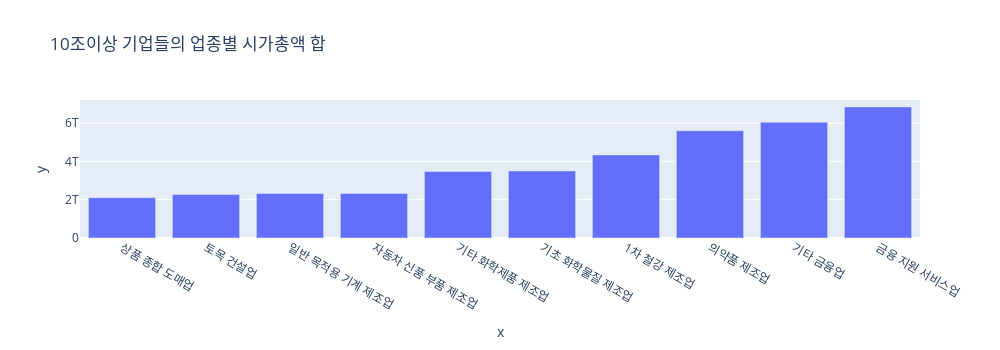
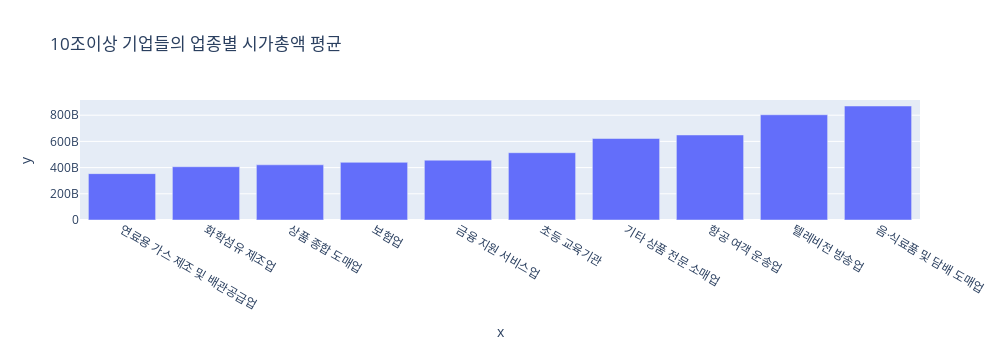

Notebook code for these charts, in order:
### Code cell
#KOSPI or KOSDAQ시가총액 합과 평균
companies = companies.loc[companies['시가총액'] < 10**12] #상위 시가총액을 가진 기업 필터링
groupby_sum = companies.groupby('업종명')['시가총액'].agg(시가총액='sum', MyCount='count').sort_values(by=['시가총액'])
groupby_mean = companies.groupby('업종명').mean().sort_values(by=['시가총액'])

groupby_sum = groupby_sum[-10:]
groupby_mean = groupby_mean[-10:]

draw_bar(groupby_sum.index.to_list(), groupby_sum['시가총액'].to_list(), title='10조이상 기업들의 업종별 시가총액 합')
draw_bar(groupby_mean.index.to_list(), groupby_mean['시가총액'].to_list(), title='10조이상 기업들의 업종별 시가총액 평균')

### Figure 1 — Plotly figure (JSON) as saved in the notebook; plotly's stock layout.template omitted (floating-point values rounded to 4 significant figures)
{"data": [{"alignmentgroup": "True", "hovertemplate": "x=%{x}<br>y=%{y}<extra></extra>", "legendgroup": "", "marker": {"color": "#636efa", "pattern": {"shape": ""}}, "name": "", "offsetgroup": "", "orientation": "v", "showlegend": false, "textposition": "auto", "type": "bar", "x": ["상품 종합 도매업", "토목 건설업", "일반 목적용 기계 제조업", "자동차 신품 부품 제조업", "기타 화학제품 제조업", "기초 화학물질 제조업", "1차 철강 제조업", "의약품 제조업", "기타 금융업", "금융 지원 서비스업"], "xaxis": "x", "y": [2106504617000, 2273693933960, 2330649155720, 2331255797945, 3478561281165, 3504041306190, 4341273757675, 5605578231380, 6046244978930, 6850659744390], "yaxis": "y"}], "layout": {"barmode": "relative", "height": 350, "legend": {"tracegroupgap": 0}, "title": {"text": "10조이상 기업들의 업종별 시가총액 합"}, "width": 1000, "xaxis": {"anchor": "y", "domain": [0, 1], "title": {"text": "x"}}, "yaxis": {"anchor": "x", "domain": [0, 1], "title": {"text": "y"}}}}

### Figure 2 — Plotly figure (JSON) as saved in the notebook; plotly's stock layout.template omitted (floating-point values rounded to 4 significant figures)
{"data": [{"alignmentgroup": "True", "hovertemplate": "x=%{x}<br>y=%{y}<extra></extra>", "legendgroup": "", "marker": {"color": "#636efa", "pattern": {"shape": ""}}, "name": "", "offsetgroup": "", "orientation": "v", "showlegend": false, "textposition": "auto", "type": "bar", "x": ["연료용 가스 제조 및 배관공급업", "화학섬유 제조업", "상품 종합 도매업", "보험업", "금융 지원 서비스업", "초등 교육기관", "기타 상품 전문 소매업", "항공 여객 운송업", "텔레비전 방송업", "음·식료품 및 담배 도매업"], "xaxis": "x", "y": [353887437625, 406675000000, 421300923400, 440088950700, 456710649626, 513629896000, 622082717850, 649007602815, 803113608000, 870160000000], "yaxis": "y"}], "layout": {"barmode": "relative", "height": 350, "legend": {"tracegroupgap": 0}, "title": {"text": "10조이상 기업들의 업종별 시가총액 평균"}, "width": 1000, "xaxis": {"anchor": "y", "domain": [0, 1], "title": {"text": "x"}}, "yaxis": {"anchor": "x", "domain": [0, 1], "title": {"text": "y"}}}}
